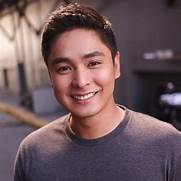
#> input picture th.jpg, 181 x 181 px
$ python main.py
#> lines starting #> are read from the running program, lines starting #| are printed output that depends on the picture
import cv2 as cv
import numpy as np

img=cv.imread("th.jpg")
#> img is the input picture: shape (181, 181, 3); mean B, G, R 91.8, 87.3, 110.5
gray=cv.imread("th.jpg", 0)
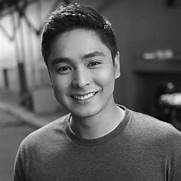
#> gray: shape (181, 181); min 0, max 255, mean 94.7

print("""
ACTIVITY #5:
The program should be:
Choose Program:
    1. Accept/load colored img. Grayscale should be rejected.
    2. Output a pixel value.
    3. Modify a pixel value.
    4. Set img dimensions. Within boundaries or not.
    5. Set img total pixel count. Higher or lower than the set pixel.
    6. Show the currently loaded image's data type.
    7. exit
""")

opt=int(input("input number: "))
#> the answer given: 3
if opt == 1 :
    imgLen = len(img.shape)
    grayLen = len(gray.shape)
    if imgLen > grayLen:
        cv.imshow("colored", img)
        cv.waitKey(0)
    else:
        exit()

elif opt == 2:
    x = int(input("for x axis: "))
    y = int(input("for y axis: "))
    color = int(input("BGR selection: [1. BLUE] [2. GREEN] [3. RED]: "))
    c=color-1
    print(img.item(x, y , c))


elif opt == 3:
    x = int(input("for x axis: "))
#> the answer given: 3
    y = int(input("for y axis: "))
#> the answer given: 3
    print(img[x, y])
#| [27 28 38]
    for i in range(0, 3, 1):
        color = int(input("BGR selection: [1. BLUE] [2. GREEN] [3. RED]: "))
#> (the run stopped early here; a loop or call above may not have finished)
